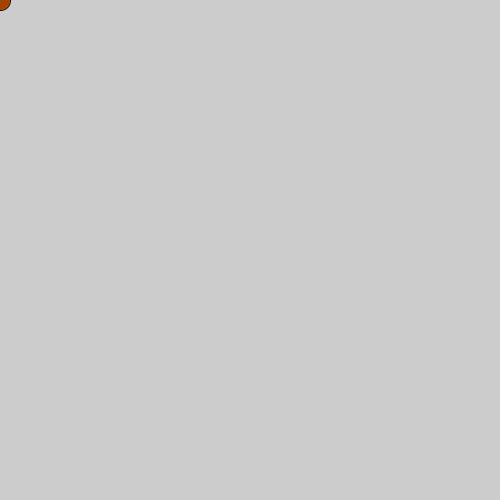
Frame 1 (no input)
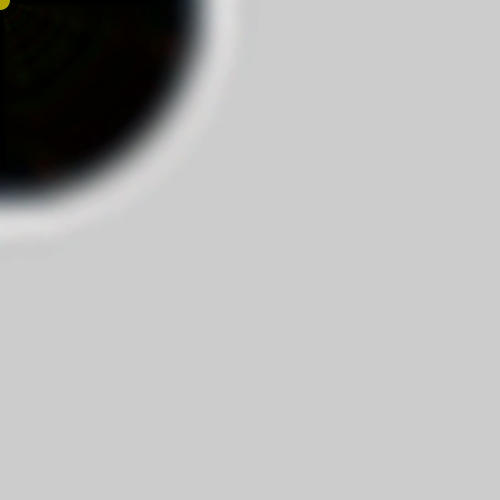
Frame 60 (the mouse pressed at the canvas centre just before this capture)
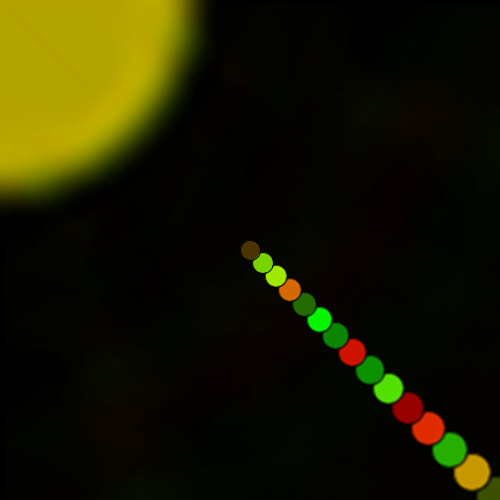
Frame 120 (the mouse held since frame 60 and released just before this capture)

The Processing sketch that drew these frames (run headless with seeded random() and noise(); from frame 60 on, the mouse is pressed at the canvas centre):

// Processing sketch: processing_40209
// ── processing_40209.pde

PImage echo;

void setup(){
size (500, 500);
smooth();
echo= createImage(width, height, RGB);
imageMode(CENTER);
}

void draw() {
  //if this si first frame dont display image
  if (frameCount <= 1){
    // do nothing
  } else {
      //else display image but scale it
      pushMatrix();
      scale(1.05);
      image(echo, width/2, height/2);
      popMatrix();
  }
  // draw any aimation we want
  fill(random(255), random(255), 0);
  ellipse(mouseX, mouseY, 20, 20);

  //copy all pixels into echo
  echo= get();
  
}
